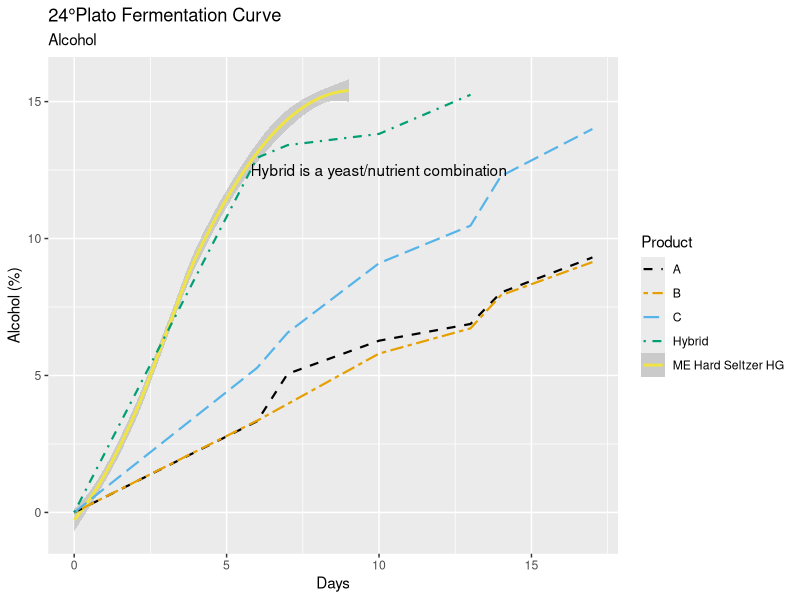
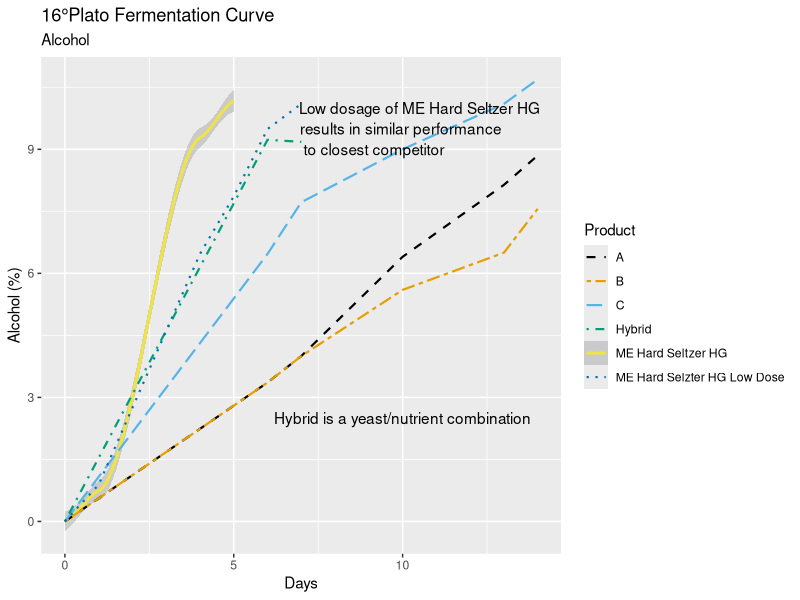
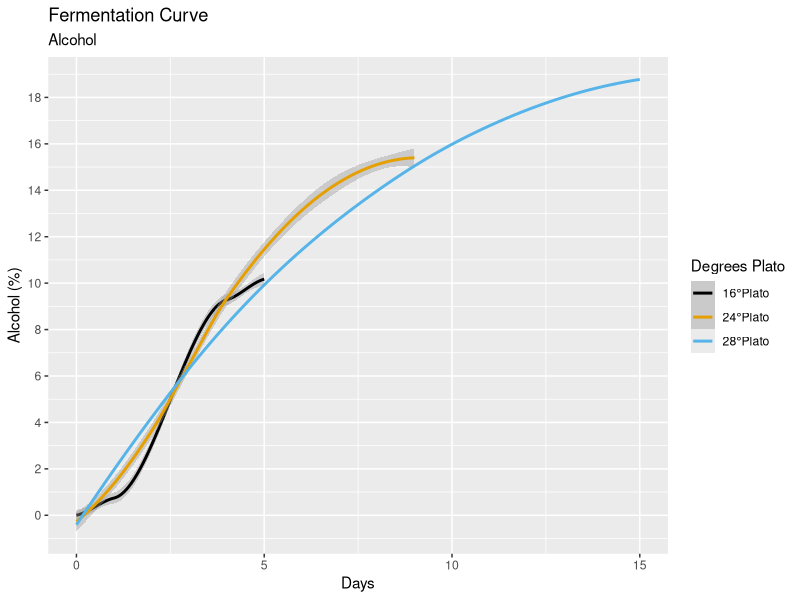
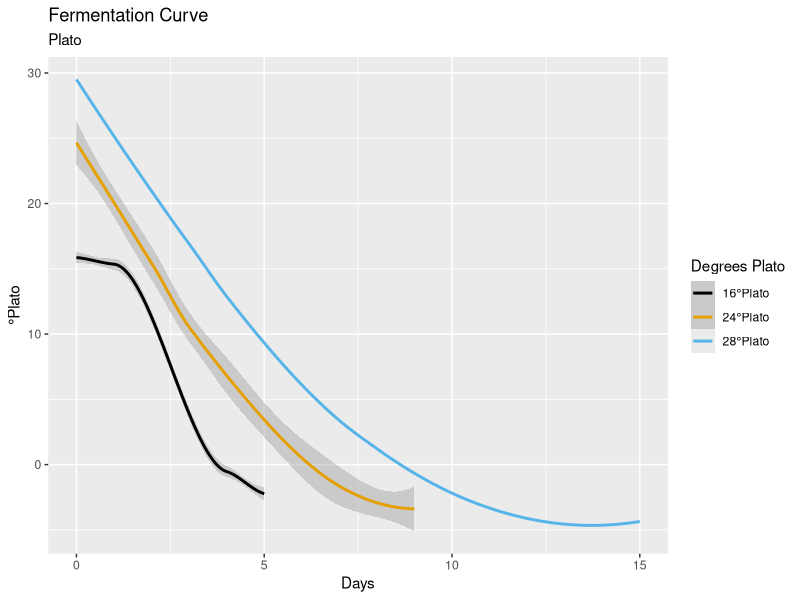
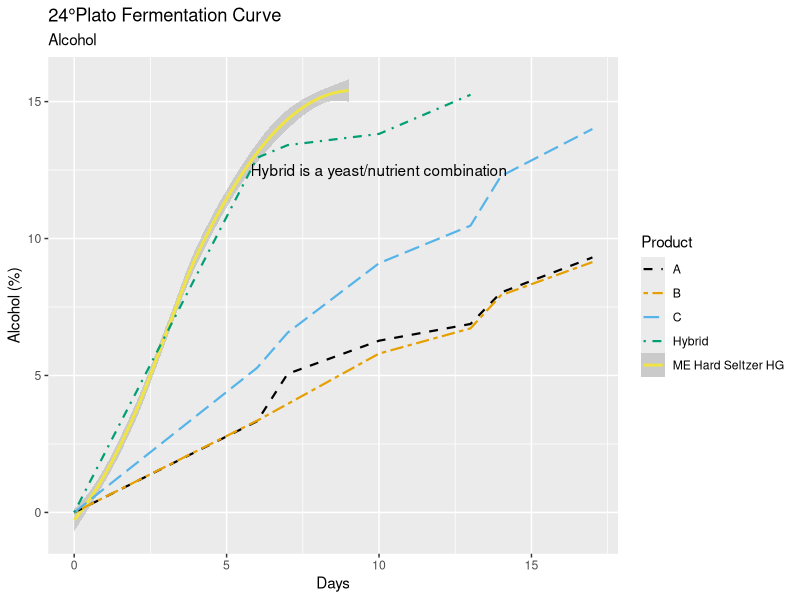
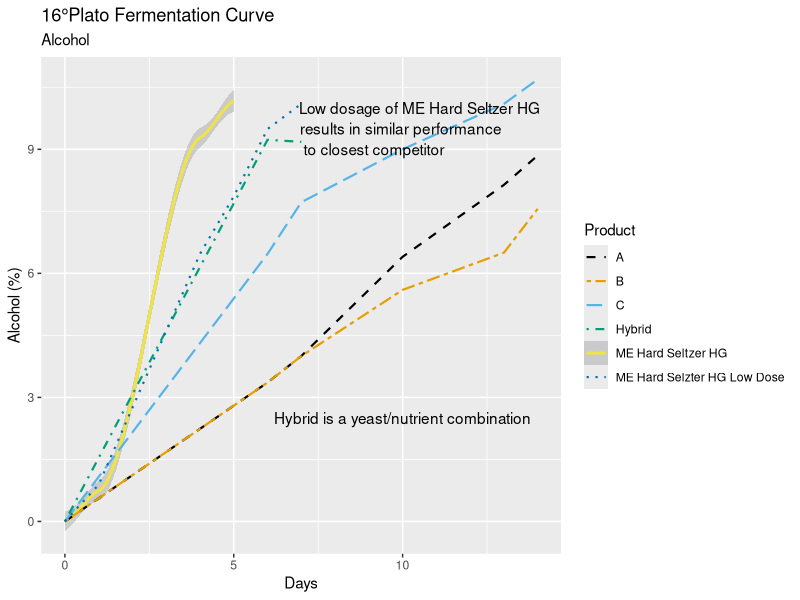
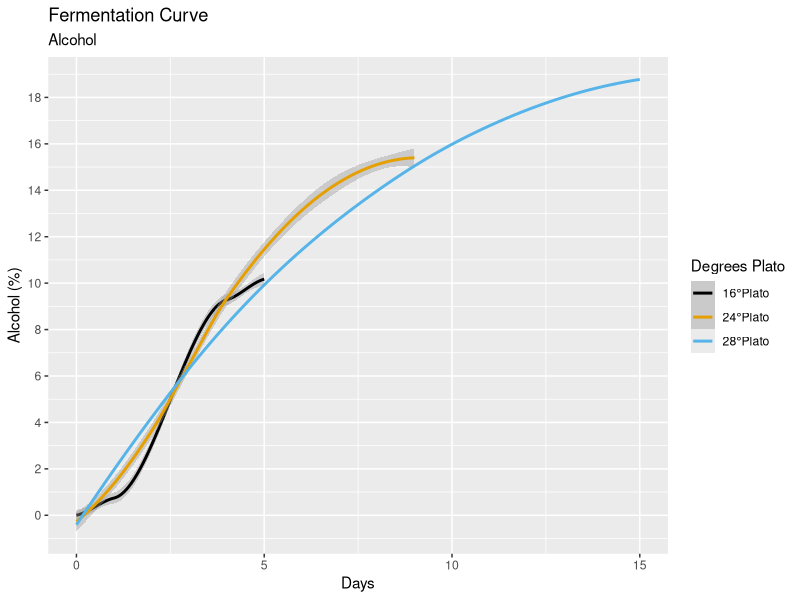
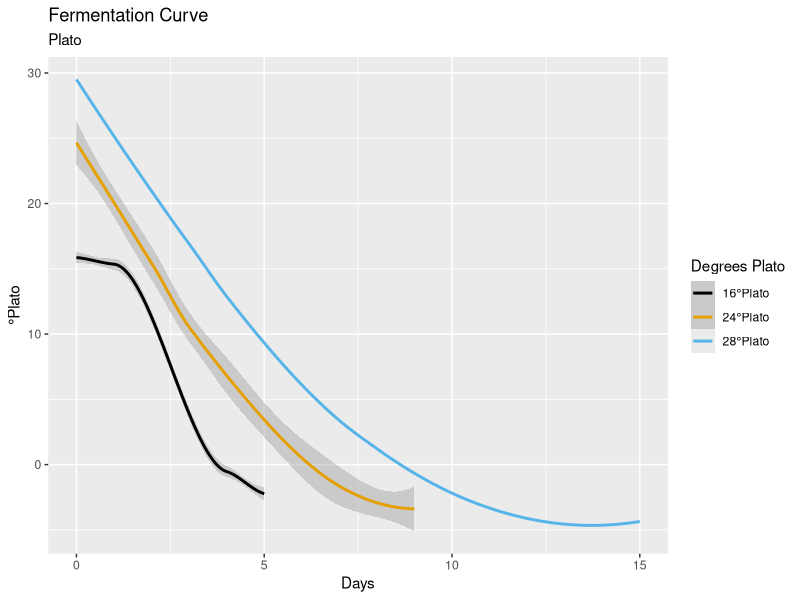

Recreate these plots in R, in order.
install.packages("tidyverse")
library(tidyverse)
install.packages("rmarkdown")
library(rmarkdown)

# Loading in the csv files containing the data
plato24 <- read_csv("GFC21_003_24Plato_Data.csv")
plato16 <- read_csv("GFC21_003_16Plato_Data.csv")

# Filtering the data to contain either our products or competitors
plato24_comp <- plato24 %>% 
  filter(product %in% c("A","B","C","Hybrid"))
plato24_MEHSHG <- plato24 %>% 
  filter(product %in% c("ME Hard Seltzer HG"))
plato16_comp <- plato16 %>% 
  filter(product %in% c("A","B","C","Hybrid","ME Hard Selzter HG Low Dose"))
plato16_MEHSHG <- plato16 %>% 
  filter(product %in% c("ME Hard Seltzer HG"))

# Colorblind-friendly palette with black
cbPalette <- c("#000000", "#E69F00", "#56B4E9", "#009E73", "#F0E442", "#0072B2", "#D55E00", "#CC79A7")

# Plot looking at alcohol production between our product and competitors at 24 Plato over time
ggplot(data=plato24,aes(x=day,y=alcohol*100,color=product,linetype=product))+
  geom_smooth(data=plato24_MEHSHG)+
  geom_line(data=plato24_comp,size=.75)+
  labs(title="24°Plato Fermentation Curve",
       subtitle="Alcohol",
       x="Days",
       y="Alcohol (%)",
       colour="Product",
       linetype="Product")+
  scale_color_manual(values=cbPalette)+
  scale_linetype_manual(values=c("dashed","twodash","longdash","dotdash","solid","dotted"))+
  annotate(geom="text",x=10,y=12.5,label="Hybrid is a yeast/nutrient combination")

ggsave("24p_compreveiw_alcohol.png",width=8.5,height=5)

# Plot looking at alcohol production between our product and competitors at 16 Plato over time
ggplot(data=plato16,aes(x=day,y=alcohol*100,color=product,linetype=product))+
  geom_smooth(data=plato16_MEHSHG)+
  geom_line(data=plato16_comp,size=.75)+
  labs(title="16°Plato Fermentation Curve",
       subtitle="Alcohol",
       x="Days",
       y="Alcohol (%)",
       colour="Product",
       linetype="Product")+
  scale_color_manual(values=cbPalette)+
  scale_linetype_manual(values=c("dashed","twodash","longdash","dotdash","solid","dotted"))+
  annotate(geom="text",x=10,y=2.5,label="Hybrid is a yeast/nutrient combination")+
  annotate(geom="text",x=10.5,y=10,label="Low dosage of ME Hard Seltzer HG")+
  annotate(geom="text",x=9.95,y=9.5,label="results in similar performance")+
  annotate(geom="text",x=9.15,y=9,label="to closest competitor")

ggsave("16p_compreview_alcohol.png",width=8.5,height=5)

# Loading in the csv file containing Jasmin's 28P benchtop data
plato28 <- read_csv("GFC21_003_28Plato_Data.csv")

# Plot looking at alcohol production at 16, 24, and 28P
ggplot(data=plato28,aes(x=day,y=alcohol*100))+
  geom_smooth(data=plato16_MEHSHG,aes(color="16°Plato"))+
  geom_smooth(data=plato24_MEHSHG,aes(color="24°Plato"))+
  geom_smooth(data=plato28,aes(color="28°Plato"),se=F)+
  labs(title="Fermentation Curve",
       subtitle="Alcohol",
       x="Days",
       y="Alcohol (%)",
       colour="Degrees Plato")+
  scale_color_manual(name="Degrees Plato",
                     breaks=c("16°Plato","24°Plato","28°Plato"),
                     values=cbPalette)+
  scale_y_continuous(breaks=seq(0,21,2))

ggsave("pds_fermcurve_alcohol.png",width=8.5,height=5)

# Plot looking at plato drop at 16, 24, and 28P
ggplot(data=plato28,aes(x=day,y=plato))+
  geom_smooth(data=plato16_MEHSHG,aes(color="16°Plato"))+
  geom_smooth(data=plato24_MEHSHG,aes(color="24°Plato"))+
  geom_smooth(data=plato28,aes(color="28°Plato"),se=F)+
  labs(title="Fermentation Curve",
       subtitle="Plato",
       x="Days",
       y="°Plato",
       colour="Degrees Plato",)+
  scale_color_manual(name="Degrees Plato",
                     breaks=c("16°Plato","24°Plato","28°Plato"),
                     values=cbPalette)

ggsave("pds_fermcurve_plato.png",width=8.5,height=5)
